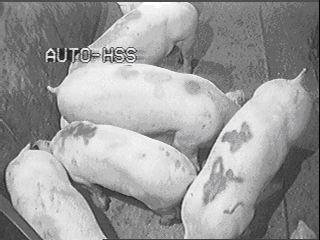
//> input picture Assignment_4/TestImage-even-width.bmp, 320 x 240 px
$ ./project TestImage-even-width.bmp   (built with g++ and OpenCV 4)
//> lines starting //> are read from the running program, lines starting //| are printed output that depends on the picture; after the words box and inside, x2 and y2 are one past the last pixel; in counts of white or black regions, pixels touching at a corner belong together

// This header file will include all the other necessary header files for your application
#include <opencv2/opencv.hpp>
#include <stdint.h>
using namespace cv;


#include<iostream>
#include<vector>
using namespace std;

int imageMatrix[1920][1080];
int modifiedMatrix[1920][1080];

int imageGrayMatrix[1920][1080];
int modifiedGrayMatrix[1920][1080];


int absloutePixelValue(int value) {
  if(value>255) {
    return 255;
  }
  else if(value < 0) {
    return 0;
  }
  else {
    return value;
  }
}


int dilation(int imageRows, int imageClos) {

  int maskRows = 5;
  int maskCols = 5;

  int mask[maskRows][maskCols] = {{1,1,1,1,1},{1,1,1,1,1},{1,1,1,1,1},{1,1,1,1,1},{1,1,1,1,1}};

  int x = maskRows/2;
  int y = maskCols/2;

  for(int i=x; i<imageRows-x; i++) {
    for(int j=y; j<imageClos-y; j++) {
      int sum = 0;

      for(int k=0; k<maskRows; k++) {
        for(int l=0; l<maskCols; l++) {
          sum = sum || (imageMatrix[i-x+k][j-y+l] && mask[k][l]);
          //cout<<imageMatrix[i-x+k][j-y+l]<<" "<<mask[k][l]<<"   ";
        }
      }
      //cout<<endl<<sum<<endl;
      modifiedMatrix[i][j] = sum;

    }
  }
}


int grayDilation(int imageRows, int imageClos) {

  int maskRows = 5;
  int maskCols = 5;

  int mask[maskRows][maskCols] = {{50,50,50,50,50},{50,50,50,50,50},{50,50,50,50,50},{50,50,50,50,50},{50,50,50,50,50}};
  int x = maskRows/2;
  int y = maskCols/2;

  for(int i=x; i<imageRows-x; i++) {
    for(int j=y; j<imageClos-y; j++) {
      int temp1 = 0;
      int temp2;

      for(int k=0; k<maskRows; k++) {
        for(int l=0; l<maskCols; l++) {
          temp2 = (imageGrayMatrix[i-x+k][j-y+l] + mask[k][l]);
          if(temp2 > temp1) {
            temp1 = temp2;
          }
          //cout<<imageMatrix[i-x+k][j-y+l]<<" "<<mask[k][l]<<"   ";
        }
      }
      //cout<<endl<<sum<<endl;
      modifiedGrayMatrix[i][j] = absloutePixelValue(temp1);

    }
  }
}

int grayerosion(int imageRows, int imageClos) {

  int maskRows = 5;
  int maskCols = 5;

  int mask[maskRows][maskCols] = {{180,180,180,180,180},{180,180,180,180,180},{180,180,180,180,180},{180,180,180,180,180},{180,180,180,180,180}};

  int x = maskRows/2;
  int y = maskCols/2;

  for(int i=x; i<imageRows-x; i++) {
    for(int j=y; j<imageClos-y; j++) {
      int temp1 = 255;
      int temp2;

      for(int k=0; k<maskRows; k++) {
        for(int l=0; l<maskCols; l++) {
          temp2 = (imageGrayMatrix[i-x+k][j-y+l] - mask[k][l]);
          if(temp2 < temp1) {
            temp1 = temp2;
          }
          //cout<<imageMatrix[i-x+k][j-y+l]<<" "<<mask[k][l]<<"   ";
        }
      }
      //cout<<endl<<sum<<endl;
      modifiedGrayMatrix[i][j] = absloutePixelValue(temp1);

    }
  }
}


int erosion(int imageRows, int imageClos) {

  int maskRows = 5;
  int maskCols = 5;

  int mask[maskRows][maskCols] = {{1,1,1,1,1},{1,1,1,1,1},{1,1,1,1,1},{1,1,1,1,1},{1,1,1,1,1}};

  int x = maskRows/2;
  int y = maskCols/2;

  for(int i=x; i<imageRows-x; i++) {
    for(int j=y; j<imageClos-y; j++) {
      int sum = 1;

      for(int k=0; k<maskRows; k++) {
        for(int l=0; l<maskCols; l++) {
          sum = sum && (imageMatrix[i-x+k][j-y+l] && mask[k][l]);
          //cout<<imageMatrix[i-x+k][j-y+l]<<" "<<mask[k][l]<<"   ";
        }
      }
      //cout<<endl<<sum<<endl;
      modifiedMatrix[i][j] = sum;

    }
  }
}


int find_threshold(int thresholdValue, int originalIntensityValues[]){

  int g1 = 0;
  int g2 = 0;
  int g1_denom = 0;
  int g2_denom= 0;


  for(int i=0; i<=thresholdValue; i++){
      g1 = g1 + originalIntensityValues[i]*i;
      g1_denom = g1_denom + originalIntensityValues[i];
  }

  for(int i=thresholdValue+1; i<=255; i++){
      g2 = g2 + originalIntensityValues[i]*i;
      g2_denom = g2_denom + originalIntensityValues[i];
  }

  int T = ((g1/g1_denom) + (g2/g2_denom))/2;

  if(T == thresholdValue){
    return T;
  }else{
    find_threshold(T, originalIntensityValues);
  }

}

int histogram(Mat &originalSample, int originalIntensityValues[]){
  //seting the default  to zero
  for(int i=0; i<=255; i++){
    originalIntensityValues[i] = 0;
  }

  //pixel intensity counting for Histogram
  for(int i=0; i< originalSample.rows; i++){
    for(int j=0; j< originalSample.cols; j++){
      originalIntensityValues[originalSample.at<uint8_t>(i,j)]++;
    }
  }
}


int main (int argc, char **argv) {

  // Reading the image file from the main argument
  Mat originalSample = imread (argv[1], IMREAD_GRAYSCALE);
//> originalSample: 240 rows x 320 cols, CV_8UC1; min 4, max 255, mean 154.2
  Mat binarySample = imread (argv[1], IMREAD_GRAYSCALE);
  Mat modifiedSample = imread (argv[1], IMREAD_GRAYSCALE);
  Mat erosionSample = imread (argv[1], IMREAD_GRAYSCALE);
  Mat dilationSample = imread (argv[1], IMREAD_GRAYSCALE);
  Mat openingSample = imread (argv[1], IMREAD_GRAYSCALE);
  Mat greyScaleErosionSample = imread (argv[1], IMREAD_GRAYSCALE);
  Mat greyScaleOpeningSample = imread (argv[1], IMREAD_GRAYSCALE);


  //for storing the count of intensity value in the image
  int originalIntensityValues[257];
  int modifiedIntensityValues[257];

  for(int i=0; i<1920; i++) {
    for(int j=0; j<1080; j++) {
      imageMatrix[i][j] = 0;
      modifiedMatrix[i][j] =0;
    }
  }

  //Check that the images loaded
  if (!originalSample.data)
    {
      cout << "ERROR: Could not load image data." << endl;
      return -1;
    }

  histogram(originalSample, originalIntensityValues);
//> originalIntensityValues = 257 values, max 10078 at index 102, min 0 at index 0, mean 298.8
  histogram(modifiedSample, modifiedIntensityValues);
//> modifiedIntensityValues has the same summary as originalIntensityValues

  int thresholdValue = find_threshold(128,originalIntensityValues);
//> the loop in find_threshold, `for(int i=0; i<=thresholdValue; i++)` made 129 passes
//> (g1, g1_denom) on passes 1 to 12: (0, 0), (0, 0), (0, 0), (0, 0), (960, 240), (960, 240), (960, 240), (960, 240), (960, 240), (960, 240), (960, 240), (960, 240)
//> after the loop in find_threshold, `for(int i=0; i<=thresholdValue; i++)`: g1 = 3119146; g1_denom = 31795
//> the loop in find_threshold, `for(int i=thresholdValue+1; i<=255; i++)` made 127 passes
//> (g2, g2_denom) on passes 1 to 12: (0, 0), (0, 0), (0, 0), (0, 0), (0, 0), (705376, 5264), (705376, 5264), (705376, 5264), (705376, 5264), (705376, 5264), (705376, 5264), (705376, 5264)
//> after the loop in find_threshold, `for(int i=thresholdValue+1; i<=255; i++)`: g2 = 8726781; g2_denom = 45005
//> in find_threshold, `int T = ((g1/g1_denom) + (g2/g2_denom))/2;`: T = 145
//> the loop in find_threshold (call 2), `for(int i=0; i<=thresholdValue; i++)` made 146 passes
//> the loop in find_threshold (call 2), `for(int i=thresholdValue+1; i<=255; i++)` made 110 passes
//> (g2, g2_denom) on passes 1 to 12: (0, 0), (0, 0), (0, 0), (0, 0), (283950, 1893), (283950, 1893), (283950, 1893), (560727, 3702), (560727, 3702), (560727, 3702), (560727, 3702), (560727, 3702)


  cout << "Threshold value is " << thresholdValue << endl;
//| Threshold value is 0

  threshold( originalSample, modifiedSample, thresholdValue+30, 255, THRESH_BINARY);
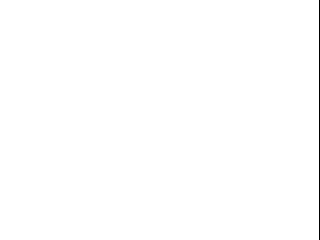
//> modifiedSample: 240 rows x 320 cols, CV_8UC1; 99.7% white; black in thin lines or dots, all inside (x1, y1, x2, y2) = (319, 0, 320, 240)


//converting the pixels to 0 to 255 to 0,1
  for(int i=0; i< modifiedSample.rows; i++){
    for(int j=0; j< modifiedSample.cols; j++){
      if(modifiedSample.at<uint8_t>(i,j) == 255) {
        imageMatrix[i][j] = 1;
      }
      else{
        imageMatrix[i][j] = 0;
      }
    }
  }

  erosion(modifiedSample.rows, modifiedSample.cols);

//copying the modified image matrix to image matrix
  for(int i=0; i<1920; i++) {
    for(int j=0; j<1080; j++) {
      imageMatrix[i][j] = modifiedMatrix[i][j];
      modifiedMatrix[i][j] = 0;
    }
  }

  for(int i=0; i< erosionSample.rows; i++){
    for(int j=0; j< erosionSample.cols; j++){
      if(imageMatrix[i][j] == 1) {
        erosionSample.at<uint8_t>(i,j) = 255;
      }
      else if(imageMatrix[i][j] == 0){
        erosionSample.at<uint8_t>(i,j) = 0;
      }
    }
  }
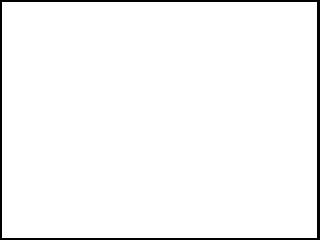
//> erosionSample: 240 rows x 320 cols, CV_8UC1; 96.8% white; 1 black region, box (x1, y1, x2, y2) and area: (0, 0, 320, 240) 2460

  dilation(modifiedSample.rows, modifiedSample.cols);

  for(int i=0; i< modifiedSample.rows; i++){
    for(int j=0; j< modifiedSample.cols; j++){
      if(modifiedMatrix[i][j] == 1) {
        modifiedSample.at<uint8_t>(i,j) = 255;
      }
      else if(modifiedMatrix[i][j] == 0){
        modifiedSample.at<uint8_t>(i,j) = 0;
      }
    }
  }
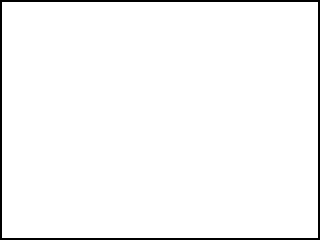
//> modifiedSample: 240 rows x 320 cols, CV_8UC1; 97.1% white; 1 black region, box (x1, y1, x2, y2) and area: (0, 0, 320, 240) 2224


  threshold( originalSample, binarySample, thresholdValue, 255, THRESH_BINARY);
//> binarySample: 240 rows x 320 cols, CV_8UC1; every value is 255

  for(int i=0; i< modifiedSample.rows; i++){
    for(int j=0; j< modifiedSample.cols; j++){
        imageGrayMatrix[i][j] = originalSample.at<uint8_t>(i,j);
    }
  }

  grayerosion(modifiedSample.rows, modifiedSample.cols);

  for(int i=0; i< modifiedSample.rows; i++){
    for(int j=0; j< modifiedSample.cols; j++){
        greyScaleErosionSample.at<uint8_t>(i,j) = modifiedGrayMatrix[i][j];
        imageGrayMatrix[i][j] = modifiedGrayMatrix[i][j];
        modifiedGrayMatrix[i][j] = 0;
    }
  }
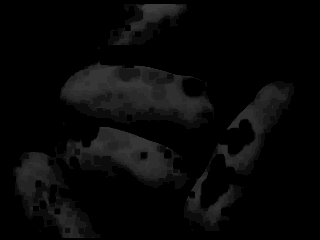
//> greyScaleErosionSample: 240 rows x 320 cols, CV_8UC1; min 0, max 61, mean 8.1

  grayDilation(modifiedSample.rows, modifiedSample.cols);

  for(int i=0; i< modifiedSample.rows; i++){
    for(int j=0; j< modifiedSample.cols; j++){
      greyScaleOpeningSample.at<uint8_t>(i,j) = modifiedGrayMatrix[i][j];
    }
  }
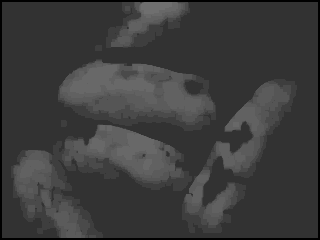
//> greyScaleOpeningSample: 240 rows x 320 cols, CV_8UC1; min 0, max 111, mean 59.9

  imshow ("original Image", originalSample);
  imshow ("binary Image", binarySample);
  imshow ("opening Image", modifiedSample);
  imshow ("erosion Image", erosionSample);
  imshow ("grayscale erosion Image", greyScaleErosionSample);
  imshow ("grayscale opening Image", greyScaleOpeningSample);


  waitKey (0);

  //destory the windows
  destroyWindow ("original Image");
  destroyWindow ("binary Image");
  destroyWindow ("opening Image");
  destroyWindow ("erosion Image");
  destroyWindow ("grayscale erosion Image");
  destroyWindow ("grayscale opening Image");

}
